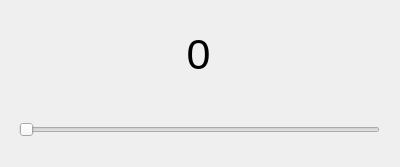
<?xml version="1.0" encoding="UTF-8"?>
<ui version="4.0">
 <class>MainWindow</class>
 <widget class="QMainWindow" name="MainWindow">
  <property name="geometry">
   <rect>
    <x>0</x>
    <y>0</y>
    <width>400</width>
    <height>167</height>
   </rect>
  </property>
  <property name="windowTitle">
   <string>MainWindow</string>
  </property>
  <widget class="QWidget" name="centralWidget">
   <widget class="QSlider" name="horizontalSlider">
    <property name="geometry">
     <rect>
      <x>19</x>
      <y>120</y>
      <width>361</width>
      <height>20</height>
     </rect>
    </property>
    <property name="maximum">
     <number>100</number>
    </property>
    <property name="orientation">
     <enum>Qt::Horizontal</enum>
    </property>
   </widget>
   <widget class="QLabel" name="labelPercent">
    <property name="geometry">
     <rect>
      <x>18</x>
      <y>19</y>
      <width>361</width>
      <height>71</height>
     </rect>
    </property>
    <property name="font">
     <font>
      <pointsize>32</pointsize>
     </font>
    </property>
    <property name="text">
     <string>0</string>
    </property>
    <property name="alignment">
     <set>Qt::AlignCenter</set>
    </property>
   </widget>
  </widget>
 </widget>
 <layoutdefault spacing="6" margin="11"/>
 <resources/>
 <connections/>
</ui>
